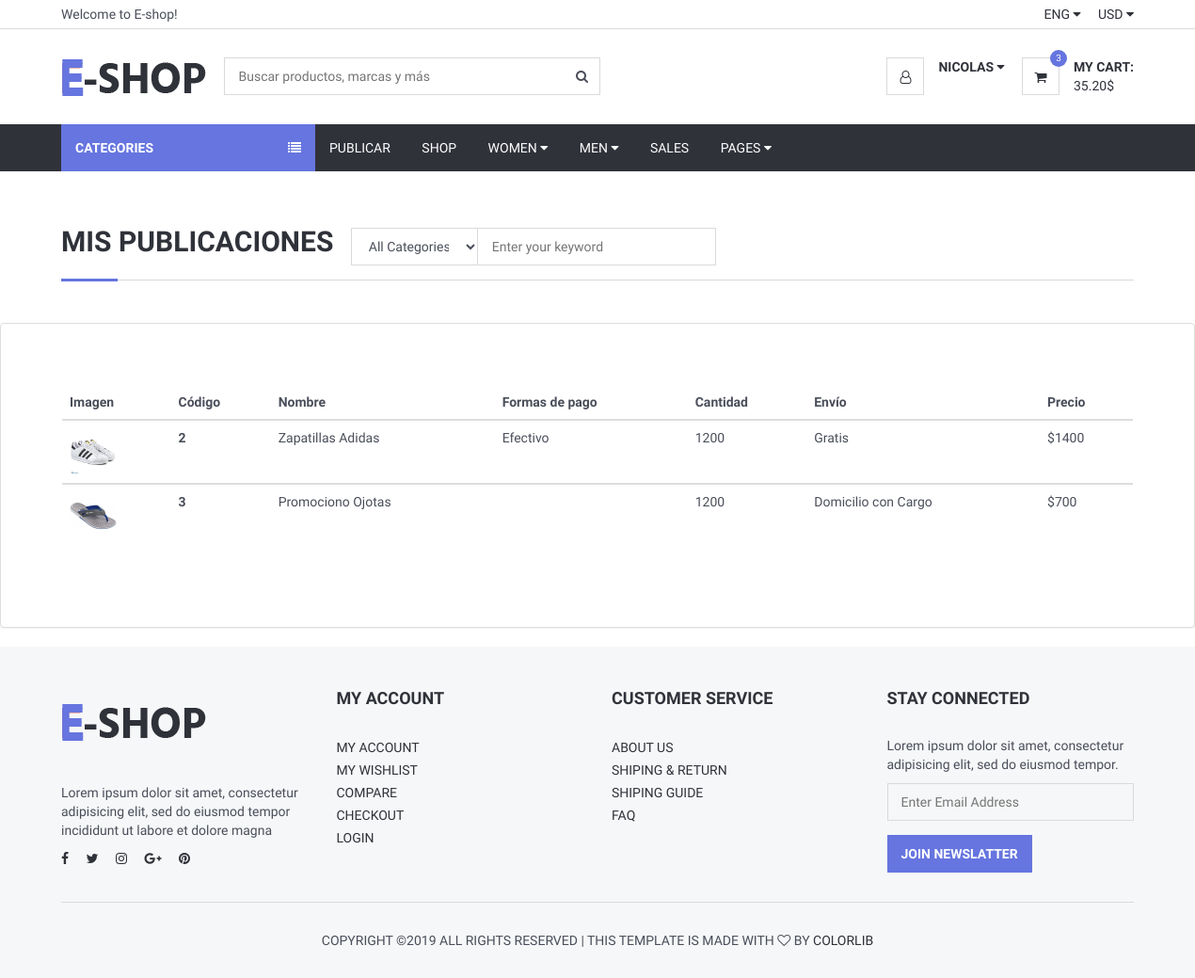
Page /Views/listarPublicaciones.php (signed in) on the committed database.
### tables this page shows
CREATE TABLE `producto` (
  `id` int(11) NOT NULL,
  `nombre` varchar(200) NOT NULL,
  `estado` varchar(60) NOT NULL,
  `precio` double NOT NULL,
  `formasdepago` varchar(100) NOT NULL,
  `envio` varchar(100) NOT NULL,
  `marca` varchar(70) NOT NULL,
  `stock` int(11) NOT NULL,
  `genero` varchar(60) NOT NULL,
  `categoria` varchar(110) NOT NULL,
  `palabrasClaves` varchar(110) NOT NULL,
  `descripcion` varchar(600) NOT NULL,
  `imgprincipal` varchar(80) NOT NULL,
  `idUsuario` int(11) NOT NULL
);

### Views/conexionBD/conexion.php (called while the page is built, shortened)
<?php
class Conexion{
	 private $msq="";
	public function __construct()
	 {
		 $archivoConfig = "config.ini";
		 $confi = parse_ini_file($archivoConfig, true);
		 $this->host = $confi["bd"]["host"];
		 $this->usuario = $confi["bd"]["usuario"];
		 $this->clave=$confi["bd"]["clave"];
		 $this->bd = $confi["bd"]["bd"];
		$this->msq = new mysqli($this->host, $this->usuario, $this->clave, $this->bd);
	 }
	 public function realizarConsulta($consulta){
 if(!$resultado = $this->msq->query($consulta) )
 {
	 echo "Ha ocurrido un error al ejecutar la consulta   ";
 }else{
	 return $resultado;
	   }
 }
}
?>

### Views/verificacionSesion.php (called while the page is built, shortened)
<?php
$id = $_SESSION['id'];
    ?>

### Views/listarPublicaciones.php (the view, shortened to what this page needs)
<?php
require_once("verificacionSesion.php");
		require_once("conexionBD/conexion.php");
		$conexion = new Conexion;
 		$consulta="SELECT * FROM producto WHERE idUsuario='$id'";
		$resultado = $conexion->realizarConsulta($consulta);
include_once("header.php");
?>
	<div class="section">
		<div class="container">
			<div class="row">
			<div class="col-md-12">
					<div class="section-title">
						<h2 class="title">Mis publicaciones &nbsp</h2>
						<div class="header-search">
                    <form>
                        <input class="input search-input" type="text" placeholder="Enter your keyword">
                        <select class="input search-categories">
                            <option value="0">All Categories</option>
                        </select>
                    </form>
                </div>
					</div>
				</div>
			</div>
		</div>
	</div>
        <div class="panel panel-default" style="padding: 50px">
            <div class="panel-body" >
                <table  class="table" >
                    <thead>
                    <tr>
                        <th scope="col">Imagen</th>
                        <th scope="col">Código</th>
                        <th scope="col">Nombre</th>
                        <th scope="col">Formas de pago</th>
                        <th scope="col">Cantidad</th>
                        <th scope="col">Envío</th>
                        <th scope="col">Precio</th>
                    </tr>
                    <?php
                    while($f=mysqli_fetch_array($resultado)){
                    ?>
                    </thead>
                    <tbody>
                    <tr>
                        <td  > <div style="height:100%;width:100%;"><img style="height:50px;width:50px;"  src="imgPublicadas/<?php echo $f["imgprincipal"];?>" alt=""> </div></td>
                        <th scope="row"><?php echo $f['id'];?></th>
                        <td><div><?php echo $f['nombre'];?></div></td>
                        <td><?php echo $f['formasdepago'];?></td>
                        <td><?php echo $f['stock'];?></td>
                        <td><?php echo $f['envio'];?></td>
                        <td><?php echo "$".$f['precio'];?></td>
                    </tr>
                    </tbody>
                    <?php
                    }
                    ?>
                </table>
            </div>
        </div>
<?php require_once("footer.php")?>

### Views/header.php (shortened to what this page needs)
<!DOCTYPE html>
<html lang="en">
<head>
    <link type="text/css" rel="stylesheet" href="css/bootstrap.min.css" />
    <link type="text/css" rel="stylesheet" href="css/slick.css" />
    <link type="text/css" rel="stylesheet" href="css/slick-theme.css" />
    <link type="text/css" rel="stylesheet" href="css/nouislider.min.css" />
    <link rel="stylesheet" href="css/font-awesome.min.css">
    <link type="text/css" rel="stylesheet" href="css/style.css" />
</head>
<body>
<header>
    <div id="top-header">
        <div class="container">
            <div class="pull-left">
                <span>Welcome to E-shop!</span>
            </div>
            <div class="pull-right">
                <ul class="header-top-links">
                    <li class="dropdown default-dropdown">
                        <a class="dropdown-toggle" data-toggle="dropdown" aria-expanded="true">ENG <i class="fa fa-caret-down"></i></a>
                    </li>
                    <li class="dropdown default-dropdown">
                        <a class="dropdown-toggle" data-toggle="dropdown" aria-expanded="true">USD <i class="fa fa-caret-down"></i></a>
                    </li>
                </ul>
            </div>
        </div>
    </div>
    <div id="header">
        <div class="container">
            <div class="pull-left">
                <div class="header-logo">
                    <a class="logo" href="Index.php">
                        <img src="img/logo.png" alt="">
                    </a>
                </div>
                <div class="header-search">
                    <form method="get" action="ProductoBuscado.php">
                        <input class="input" style="margin:0 auto; display:block;width:400px;" name="buscar" type="search" placeholder="Buscar productos, marcas y más" required />
                        <button class="search-btn" name="enviar" type="submit"><i class="fa fa-search"></i></button>
                    </form>
                </div>
            </div>
            <div class="pull-right">
                <ul class="header-btns">
                    <?php
                    if(isset($_SESSION['username'])) { ?>
                    <li class="header-account dropdown default-dropdown">
                        <div class="dropdown-toggle" role="button" data-toggle="dropdown" aria-expanded="true">
                            <div class="header-btns-icon">
                                <i class="fa fa-user-o"></i>
                            </div>
                            <strong class="text-uppercase"><?php $nombre = $_SESSION['nombre']; echo $nombre;?> <i class="fa fa-caret-down"></i></strong>
                        </div>
                    </li>
                    <?php } ?>
                    <li class="header-cart dropdown default-dropdown">
                        <a class="dropdown-toggle" data-toggle="dropdown" aria-expanded="true">
                            <div class="header-btns-icon">
                                <i class="fa fa-shopping-cart"></i>
                                <span class="qty">3</span>
                            </div>
                            <strong class="text-uppercase">My Cart:</strong>
                            <br>
                            <span>35.20$</span>
                        </a>
                    </li>
                </ul>
            </div>
        </div>
    </div>
</header>
<div id="navigation">
    <div class="container">
        <div id="responsive-nav">
            <div class="category-nav show-on-click">
                <span class="category-header">Categories <i class="fa fa-list"></i></span>
            </div>
            <div class="menu-nav">
                <ul class="menu-list">
                    <li><a <?php if(!(isset($_SESSION['username'])))
					{
						echo "style=display:none";
						}else{
							echo "style=display:block";
							} ?> href="SubirProducto.php">
                            Publicar</a></li>
                    <li><a href="productosCliente.php">Shop</a></li>
                    <li class="dropdown mega-dropdown"><a class="dropdown-toggle" data-toggle="dropdown" aria-expanded="true">Women <i class="fa fa-caret-down"></i></a>
                    </li>
                    <li class="dropdown mega-dropdown full-width"><a class="dropdown-toggle" data-toggle="dropdown" aria-expanded="true">Men <i class="fa fa-caret-down"></i></a>
                    </li>
                    <li><a href="#">Sales</a></li>
                    <li class="dropdown default-dropdown"><a class="dropdown-toggle" data-toggle="dropdown" aria-expanded="true">Pages <i class="fa fa-caret-down"></i></a>
                    </li>
                </ul>
            </div>
        </div>
    </div>
</div>

### Views/footer.php (shortened to what this page needs)
<footer id="footer" class="section section-grey">
    <div class="container">
        <div class="row">
            <div class="col-md-3 col-sm-6 col-xs-6">
                <div class="footer">
                    <div class="footer-logo">
                        <a class="logo" href="#">
                            <img src="img/logo.png" alt="">
                        </a>
                    </div>
                    <p>Lorem ipsum dolor sit amet, consectetur adipisicing elit, sed do eiusmod tempor incididunt ut labore et dolore magna</p>
                    <ul class="footer-social">
                        <li><a href="#"><i class="fa fa-facebook"></i></a></li>
                        <li><a href="#"><i class="fa fa-twitter"></i></a></li>
                        <li><a href="#"><i class="fa fa-instagram"></i></a></li>
                        <li><a href="#"><i class="fa fa-google-plus"></i></a></li>
                        <li><a href="#"><i class="fa fa-pinterest"></i></a></li>
                    </ul>
                </div>
            </div>
            <div class="col-md-3 col-sm-6 col-xs-6">
                <div class="footer">
                    <h3 class="footer-header">My Account</h3>
                    <ul class="list-links">
                        <li><a href="#">My Account</a></li>
                        <li><a href="#">My Wishlist</a></li>
                        <li><a href="#">Compare</a></li>
                        <li><a href="#">Checkout</a></li>
                        <li><a href="#">Login</a></li>
                    </ul>
                </div>
            </div>
            <div class="col-md-3 col-sm-6 col-xs-6">
                <div class="footer">
                    <h3 class="footer-header">Customer Service</h3>
                    <ul class="list-links">
                        <li><a href="#">About Us</a></li>
                        <li><a href="#">Shiping & Return</a></li>
                        <li><a href="#">Shiping Guide</a></li>
                        <li><a href="#">FAQ</a></li>
                    </ul>
                </div>
            </div>
            <div class="col-md-3 col-sm-6 col-xs-6">
                <div class="footer">
                    <h3 class="footer-header">Stay Connected</h3>
                    <p>Lorem ipsum dolor sit amet, consectetur adipisicing elit, sed do eiusmod tempor.</p>
                    <form>
                        <div class="form-group">
                            <input class="input" placeholder="Enter Email Address">
                        </div>
                        <button class="primary-btn">Join Newslatter</button>
                    </form>
                </div>
            </div>
        </div>
        <hr>
        <div class="row">
            <div class="col-md-8 col-md-offset-2 text-center">
                <div class="footer-copyright">
                    Copyright &copy;<script>document.write(new Date().getFullYear());</script> All rights reserved | This template is made with <i class="fa fa-heart-o" aria-hidden="true"></i> by <a href="https://colorlib.com" target="_blank">Colorlib</a>
                </div>
            </div>
        </div>
    </div>
</footer>
</body>
</html>

### Views/css/style.css (style rules this page uses)
body { font-family: 'Hind', sans-serif; color: #4A4E5A; overflow-x: hidden; }
h1, h2, h3, h4, h5, h6 { color: #30323A; margin: 0 0 10px; font-weight: 700; }
a { color: #30323A; -webkit-transition: 0.3s color; transition: 0.3s color; }
strong { color: #30323A; }
ul, ol { margin: 0; padding: 0; list-style: none }
hr { margin-top: 15px; margin-bottom: 15px; border-color: #DADADA; }
.main-btn, .primary-btn { display: inline-block; padding: 10px 15px; text-transform: uppercase; font-weight: 700; border: none; -webkit-transition: 0.3s all; transition: 0.3s all; }
.primary-btn { color: #FFF; background-color: #6675df; }
.input { width: 100%; height: 40px; padding: 0px 15px; border: none; background-color: transparent; -webkit-box-shadow: 0px 0px 0px 1px #DADADA inset, 0px 0px 0px 5px transparent; box-shadow: 0px 0px 0px 1px #DADADA inset, 0px 0px 0px 5px transparent; -webkit-transition: 0.3s all; transition: 0.3s all; }
.section { padding-top: 30px; padding-bottom: 30px; }
.section-grey { background: #F6F7F8; }
.section-title { position: relative; margin-bottom: 15px; margin-top: 15px; border-bottom: 1px solid #DADADA; }
.section-title .title { display: inline-block; text-transform: uppercase; }
.section-title:after { content: ""; position: absolute; left: 0; bottom: -1.5px; height: 3px; width: 60px; background-color: #6675df; }
#header { padding-top: 15px; padding-bottom: 15px; }
#top-header { padding-top: 5px; padding-bottom: 5px; border-bottom: 1px solid #DADADA; }
.header-top-links>li { display: inline-block; }
.header-top-links>li+li { margin-left: 15px; }
.header-top-links>li>a { cursor: pointer; text-transform: uppercase; }
.header-logo { display: inline-block; margin-right: 15px; }
.header-logo .logo>img { width: 100%; max-height: 70px; }
.header-search { display: inline-block; padding: 15px 0px; max-width: 400px; }
.header-search>form { position: relative; }
.header-search>form .search-input { padding-left: 150px; padding-right: 45px; }
.header-search>form .search-categories { position: absolute; left: 0px; top: 0px; width: 135px; }
.header-search>form .search-btn { position: absolute; top: 0px; right: 0px; width: 40px; height: 40px; background-color: transparent; border: none; }
.header-btns>li { display: inline-block; vertical-align: top; padding: 15px 0px; }
.header-btns>li+li { margin-left: 15px; }
.header-btns>li .header-btns-icon { position: relative; float: left; margin-right: 15px; width: 40px; height: 40px; line-height: 40px; text-align: center; color: #30323A; background-color: #FFF; border: 1px solid #DADADA; }
.header-btns .dropdown-toggle { display: block; cursor: pointer; }
.header-cart .header-btns-icon .qty { position: absolute; right: -9px; top: -9px; width: 18px; height: 18px; line-height: 18px; text-align: center; font-size: 10px; background: #6675df; color: #FFF; border-radius: 50%; }
#navigation { background-color: #30323A; }
#navigation .container { position: relative; }
.category-nav { float: left; width: 270px; }
.category-nav .category-header { padding: 15px; display: block; text-transform: uppercase; background: #6675df; color: #FFF; font-weight: 700; }
.category-nav .category-header>i { float: right; line-height: 20px; }
.menu-nav .menu-list>li { display: inline-block; }
.menu-nav .menu-list>li>a { display: block; padding: 15px; color: #FFF; text-transform: uppercase; }
.dropdown.mega-dropdown.full-width { position: static !important; }
.footer { margin: 15px 0px; }
.footer .footer-header { font-size: 18px; text-transform: uppercase; margin-bottom: 30px; }
.footer-logo { margin-bottom: 30px; }
.footer-logo .logo { display: inline-block; }
.footer-logo .logo>img { width: 100%; max-height: 70px; }
.footer-social>li { display: inline-block; margin-right: 15px; margin-bottom: 6px; }
.footer-social>li:last-child { margin-right: 0px; }
.footer-copyright { margin-top: 15px; text-transform: uppercase; font-size: 14px; }

### rows in the picture
producto: imgprincipal (picture), id "2", nombre "Zapatillas Adidas", formasdepago "Efectivo", stock "1200", envio "Gratis", precio "1400"
producto: imgprincipal (picture), id "3", nombre "Promociono Ojotas", stock "1200", envio "Domicilio con Cargo", precio "700"

### other values in the picture
$nombre "NICOLAS"
